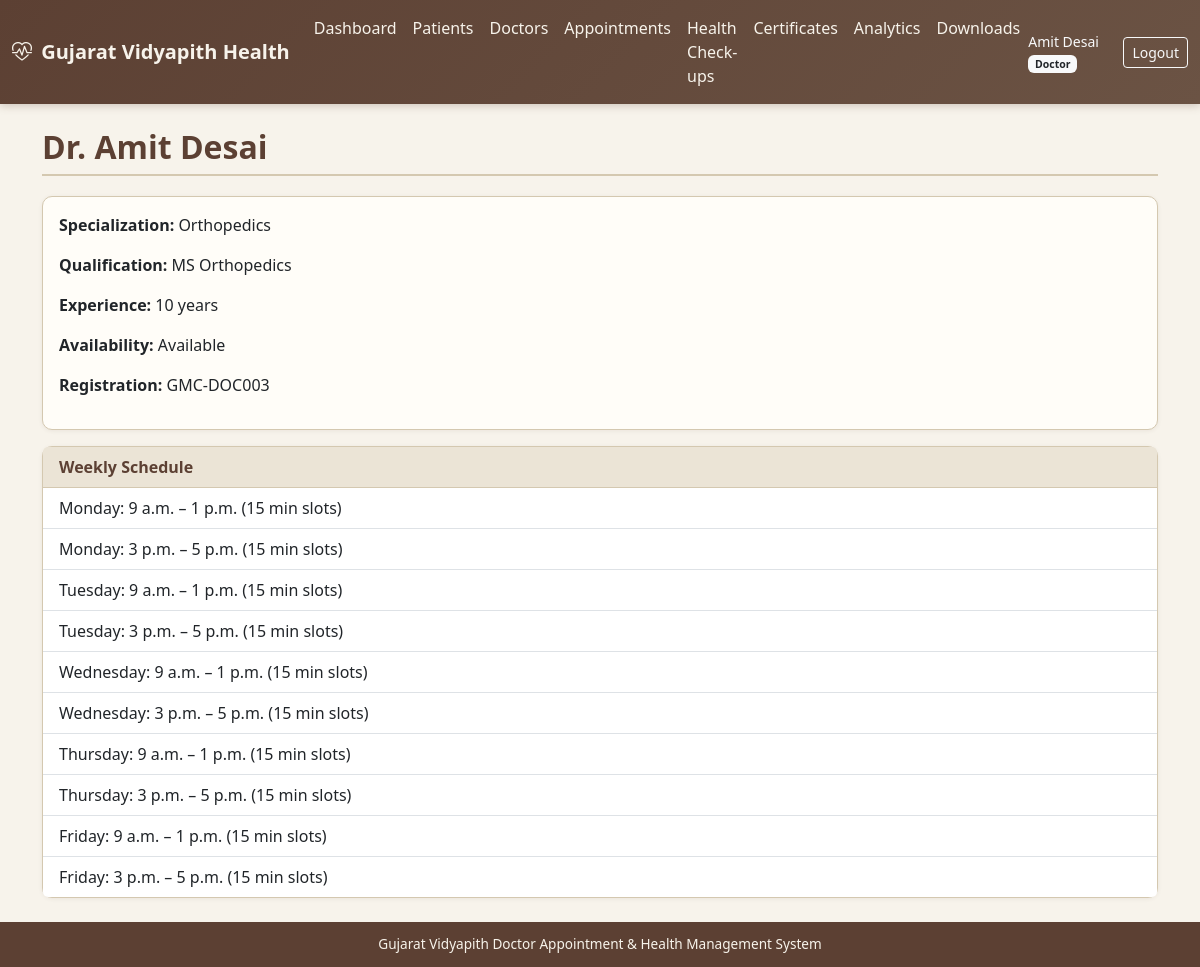
Page /doctors/DOC003/ (signed in) on the committed database.
### accounts/models.py (models this page shows, shortened)
class User(AbstractUser):
    role = models.ForeignKey(
        Role, on_delete=models.SET_NULL, null=True, blank=True, related_name='users'
    )
    mobile = models.CharField(max_length=15, blank=True)
    gender = models.CharField(
        max_length=10,
        choices=[('Male', 'Male'), ('Female', 'Female'), ('Other', 'Other')],
        blank=True,
    )
    profile_photo = models.ImageField(upload_to='profiles/', blank=True, null=True)
    is_active_user = models.BooleanField(default=True)
    created_at = models.DateTimeField(auto_now_add=True)
    updated_at = models.DateTimeField(auto_now=True)
    class Meta:
        ordering = ['username']
    @property
    def role_code(self):
        return self.role.code if self.role else None

class Role(models.Model):
    ADMIN = 'admin'
    DOCTOR = 'doctor'
    STUDENT = 'student'
    STAFF = 'staff'
    STAFF_FAMILY = 'staff_family'
    HOD = 'hod'
    SUPER_ADMIN = 'super_admin'
    ROLE_CHOICES = [
        (ADMIN, 'Administrator'),
        (DOCTOR, 'Doctor'),
        (STUDENT, 'Student'),
        (STAFF, 'Staff'),
        (STAFF_FAMILY, 'Staff Family Member'),
        (HOD, 'HOD'),
        (SUPER_ADMIN, 'Super Administrator'),
    ]
    code = models.CharField(max_length=20, choices=ROLE_CHOICES, unique=True)
    name = models.CharField(max_length=50)
    description = models.TextField(blank=True)
    is_active = models.BooleanField(default=True)
    created_at = models.DateTimeField(auto_now_add=True)
    class Meta:
        ordering = ['name']

### doctors/models.py (models this page shows, shortened)
class Doctor(models.Model):
    doctor_id = models.CharField(max_length=30, unique=True)
    user = models.OneToOneField(
        settings.AUTH_USER_MODEL,
        on_delete=models.SET_NULL,
        null=True,
        blank=True,
        related_name='doctor_profile',
    )
    name = models.CharField(max_length=150)
    gender = models.CharField(
        max_length=10,
        choices=[('Male', 'Male'), ('Female', 'Female'), ('Other', 'Other')],
        blank=True,
    )
    qualification = models.CharField(max_length=200, blank=True)
    medical_system = models.ForeignKey(
        MedicalSystem, on_delete=models.SET_NULL, null=True, blank=True, related_name='doctors'
    )
    specialization = models.ForeignKey(
        Specialization, on_delete=models.SET_NULL, null=True, related_name='doctors'
    )
    department = models.ForeignKey(
        Department, on_delete=models.SET_NULL, null=True, blank=True, related_name='doctors'
    )
    registration_number = models.CharField(max_length=50, blank=True)
    email = models.EmailField(blank=True)
    mobile = models.CharField(max_length=15, blank=True)
    experience_years = models.PositiveSmallIntegerField(default=0)
    profile_photo = models.ImageField(upload_to='doctors/', blank=True, null=True)
    availability = models.CharField(
        max_length=20,
        choices=[('Available', 'Available'), ('Unavailable', 'Unavailable'), ('On Leave', 'On Leave')],
        default='Available',
    )
    status = models.CharField(
        max_length=20,
        choices=[('Active', 'Active'), ('Inactive', 'Inactive')],
        default='Active',
    )
    created_at = models.DateTimeField(auto_now_add=True)
    updated_at = models.DateTimeField(auto_now=True)
    class Meta:
        ordering = ['name']

class DoctorSchedule(models.Model):
    DAY_CHOICES = [
        (0, 'Monday'), (1, 'Tuesday'), (2, 'Wednesday'),
        (3, 'Thursday'), (4, 'Friday'), (5, 'Saturday'), (6, 'Sunday'),
    ]
    doctor = models.ForeignKey(Doctor, on_delete=models.CASCADE, related_name='schedules')
    day_of_week = models.PositiveSmallIntegerField(choices=DAY_CHOICES)
    start_time = models.TimeField()
    end_time = models.TimeField()
    slot_duration_minutes = models.PositiveSmallIntegerField(default=15)
    max_patients_per_day = models.PositiveSmallIntegerField(default=30)
    break_start = models.TimeField(null=True, blank=True)
    break_end = models.TimeField(null=True, blank=True)
    is_active = models.BooleanField(default=True)
    class Meta:
        unique_together = ('doctor', 'day_of_week', 'start_time')
        ordering = ['doctor', 'day_of_week', 'start_time']

### masters/models.py (models this page shows, shortened)
class Specialization(models.Model):
    name = models.CharField(max_length=100, unique=True)
    code = models.CharField(max_length=20, unique=True, blank=True)
    description = models.TextField(blank=True)
    status = models.CharField(
        max_length=20,
        choices=[('Active', 'Active'), ('Inactive', 'Inactive')],
        default='Active',
    )
    class Meta:
        ordering = ['name']

### doctors/views.py (the view)
# urls.py: path('<str:doctor_id>/', views.detail, name='detail'),
@login_required
def detail(request, doctor_id):
    doctor = get_object_or_404(
        Doctor.objects.select_related('specialization', 'department', 'medical_system'),
        doctor_id=doctor_id,
    )
    profile = get_doctor_profile(request.user)
    if profile is not None and not is_admin(request.user):
        if profile.doctor_id != doctor_id:
            raise PermissionDenied('You can only view your own doctor profile.')
    schedules = DoctorSchedule.objects.filter(doctor=doctor, is_active=True).order_by(
        'day_of_week', 'start_time'
    )
    return render(request, 'doctors/detail.html', {'doctor': doctor, 'schedules': schedules})

### accounts/authorization.py (called while the page is built)
def get_doctor_profile(user):
    if not user or not user.is_authenticated:
        return None
    try:
        return user.doctor_profile
    except ObjectDoesNotExist:
        return None
    except AttributeError:
        return None

def is_admin(user):
    if not user or not user.is_authenticated:
        return False
    if user.is_superuser:
        return True
    role = getattr(user, 'role', None)
    if role and role.code in (Role.ADMIN, Role.SUPER_ADMIN):
        return True
    return False

### templates/doctors/detail.html (shortened to what this page needs)
{% extends "base.html" %}
{% block content %}
<div class="container">
  <h2 class="page-title">Dr. {{ doctor.name }}</h2>
  <div class="card card-gv mb-3">
    <div class="card-body">
      <p><strong>Specialization:</strong> {{ doctor.specialization.name|default:"—" }}</p>
      <p><strong>Qualification:</strong> {{ doctor.qualification }}</p>
      <p><strong>Experience:</strong> {{ doctor.experience_years }} years</p>
      <p><strong>Availability:</strong> {{ doctor.availability }}</p>
      <p><strong>Registration:</strong> {{ doctor.registration_number }}</p>
    </div>
  </div>
  <div class="card card-gv">
    <div class="card-header">Weekly Schedule</div>
    <ul class="list-group list-group-flush">
      {% for s in schedules %}
      <li class="list-group-item">{{ s.get_day_of_week_display }}: {{ s.start_time }} – {{ s.end_time }} ({{ s.slot_duration_minutes }} min slots)</li>
      {% empty %}
      <li class="list-group-item text-muted">No schedule configured</li>
      {% endfor %}
    </ul>
  </div>
</div>
{% endblock %}

### templates/base.html (shortened to what this page needs)
{% load static %}
<!DOCTYPE html>
<html lang="en">
<head>
  <link href="https://cdn.jsdelivr.net/npm/bootstrap@5.3.3/dist/css/bootstrap.min.css" rel="stylesheet">
  <link href="https://cdn.jsdelivr.net/npm/bootstrap-icons@1.11.3/font/bootstrap-icons.min.css" rel="stylesheet">
  <link href="{% static 'css/gv-theme.css' %}" rel="stylesheet">
</head>
<body class="d-flex flex-column">
{% if user.is_authenticated %}
<nav class="navbar navbar-expand-lg navbar-gv">
  <div class="container-fluid">
    <a class="navbar-brand fw-semibold" href="{% url 'accounts:dashboard' %}">
      <i class="bi bi-heart-pulse me-1"></i> Gujarat Vidyapith Health
    </a>
    <div class="collapse navbar-collapse" id="navMain">
      <ul class="navbar-nav me-auto">
        <li class="nav-item"><a class="nav-link" href="{% url 'accounts:dashboard' %}">Dashboard</a></li>
        {% if user.is_superuser or user.role_code == 'admin' or user.role_code == 'super_admin' or user.role_code == 'doctor' %}
        <li class="nav-item"><a class="nav-link" href="{% url 'patients:index' %}">Patients</a></li>
        {% endif %}
        <li class="nav-item"><a class="nav-link" href="{% url 'doctors:index' %}">Doctors</a></li>
        <li class="nav-item"><a class="nav-link" href="{% url 'appointments:index' %}">Appointments</a></li>
        <li class="nav-item"><a class="nav-link" href="{% url 'health_records:index' %}">Health Check-ups</a></li>
        <li class="nav-item"><a class="nav-link" href="{% url 'certificates:index' %}">Certificates</a></li>
        <li class="nav-item"><a class="nav-link" href="{% url 'analytics:index' %}">Analytics</a></li>
        <li class="nav-item"><a class="nav-link" href="{% url 'analytics:downloads' %}">Downloads</a></li>
      </ul>
      <span class="navbar-text text-light me-3 small">
        {{ user.get_full_name|default:user.username }}
        {% if user.role %}<span class="badge bg-light text-dark">{{ user.role.name }}</span>{% endif %}
      </span>
      <a class="btn btn-sm btn-outline-light" href="{% url 'accounts:logout' %}">Logout</a>
    </div>
  </div>
</nav>
{% endif %}
<main class="container-fluid py-4 flex-grow-1">
  {% block content %}{% endblock %}
</main>
<footer class="footer-gv text-center">
  <div class="container">
    Gujarat Vidyapith Doctor Appointment &amp; Health Management System
  </div>
</footer>
</body>
</html>

### static/css/gv-theme.css (style rules this page uses)
:root { --gv-cream: #f7f3eb; --gv-cream-dark: #ebe4d6; --gv-brown: #5c4033; --gv-brown-light: #8b6914; --gv-earth: #6b5344; --gv-muted: #a0896e; --gv-accent: #3d5a40; --gv-text: #2c2416; --gv-border: #d4c8b0; --gv-card: #fffdf8; --gv-success: #4a7c59; --gv-warning: #c4a35a; --gv-danger: #a65d57; }
body { background-color: var(--gv-cream); color: var(--gv-text); font-family: 'Segoe UI', system-ui, -apple-system, sans-serif; min-height: 100vh; }
.navbar-gv { background: linear-gradient(135deg, var(--gv-brown) 0%, var(--gv-earth) 100%); box-shadow: 0 2px 8px rgba(92, 64, 51, 0.25); }
.navbar-gv .navbar-brand, .navbar-gv .nav-link { color: var(--gv-cream) !important; }
.card-gv { background: var(--gv-card); border: 1px solid var(--gv-border); border-radius: 10px; box-shadow: 0 1px 4px rgba(92, 64, 51, 0.08); }
.card-gv .card-header { background: var(--gv-cream-dark); border-bottom: 1px solid var(--gv-border); color: var(--gv-brown); font-weight: 600; }
.page-title { color: var(--gv-brown); font-weight: 600; border-bottom: 2px solid var(--gv-border); padding-bottom: 0.5rem; margin-bottom: 1.25rem; }
.footer-gv { background: var(--gv-brown); color: var(--gv-cream); font-size: 0.85rem; padding: 0.75rem 0; margin-top: auto; }

### rows in the picture
User: get_full_name "Amit Desai", role.name "Doctor"
Doctor: name "Amit Desai", specialization.name "Orthopedics", qualification "MS Orthopedics", experience_years "10", availability "Available", registration_number "GMC-DOC003"
DoctorSchedule: day_of_week "Monday", start_time "9 a.m.", end_time "1 p.m.", slot_duration_minutes "15"
DoctorSchedule: day_of_week "Monday", start_time "3 p.m.", end_time "5 p.m.", slot_duration_minutes "15"
DoctorSchedule: day_of_week "Tuesday", start_time "9 a.m.", end_time "1 p.m.", slot_duration_minutes "15"
DoctorSchedule: day_of_week "Tuesday", start_time "3 p.m.", end_time "5 p.m.", slot_duration_minutes "15"
DoctorSchedule: day_of_week "Wednesday", start_time "9 a.m.", end_time "1 p.m.", slot_duration_minutes "15"
DoctorSchedule: day_of_week "Wednesday", start_time "3 p.m.", end_time "5 p.m.", slot_duration_minutes "15"
DoctorSchedule: day_of_week "Thursday", start_time "9 a.m.", end_time "1 p.m.", slot_duration_minutes "15"
DoctorSchedule: day_of_week "Thursday", start_time "3 p.m.", end_time "5 p.m.", slot_duration_minutes "15"
DoctorSchedule: day_of_week "Friday", start_time "9 a.m.", end_time "1 p.m.", slot_duration_minutes "15"
DoctorSchedule: day_of_week "Friday", start_time "3 p.m.", end_time "5 p.m.", slot_duration_minutes "15"
